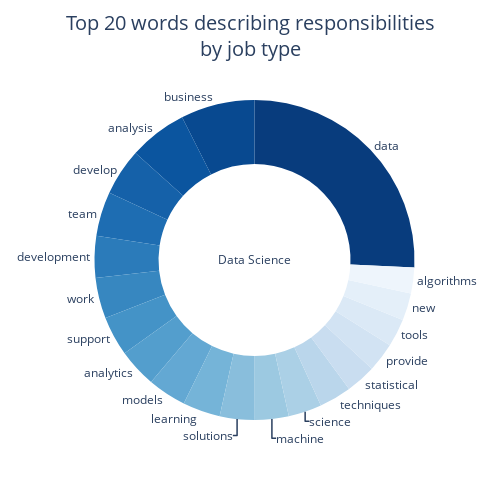

The notebook cell this image was saved under:
### Code cell
# create unique list of job types for dropdown menu
job_types = df_word_count_res['job_type'].unique().tolist()

from plotly.subplots import make_subplots
pal = list(sns.color_palette(palette='Blues_r', n_colors=20).as_hex())

# add the pie chart to the figure
fig = go.Figure(go.Pie(labels=df_word_count_res[df_word_count_res['job_type'] == job_types[1]]['word'],
                     values=df_word_count_res[df_word_count_res['job_type'] == job_types[1]]['frequency'],
                     textposition='outside', 
                     hole=.6,
                     insidetextorientation='auto',
                     hovertemplate='percent=%{percent:.0%}<br>frequency=%{value}',
                     marker=dict(colors=pal),
                     showlegend=False,
                     title='Data Science',
                     texttemplate="%{label}"))

# set the layout options for the entire figure
fig.update_layout(
    title={
        'text': f"Top 20 words describing responsibilities<br>by job type",
        'x': 0.50,
        'y': 0.96,
        'xanchor': 'center',
        'yanchor': 'top',
        'pad': {'r': 10, 't': 10, 'b':80},
        'font': {'size': 20}
    },
    width=500,
    height=500,
    margin=dict(t=100),
)

fig.show()
fig.write_html('../images/donut_chart2.html')

### Figure 1 — Plotly figure (JSON) as saved in the notebook; plotly's stock layout.template omitted (floating-point values rounded to 4 significant figures)
{"data": [{"hole": 0.6, "hovertemplate": "percent=%{percent:.0%}<br>frequency=%{value}", "insidetextorientation": "auto", "labels": ["data", "business", "analysis", "develop", "team", "development", "work", "support", "analytics", "models", "learning", "solutions", "machine", "science", "techniques", "statistical", "provide", "tools", "new", "algorithms"], "marker": {"colors": ["#083c7d", "#084990", "#0b559f", "#1561a9", "#1e6db2", "#2b7bba", "#3787c0", "#4493c7", "#539ecd", "#63a8d3", "#75b4d8", "#89bedc", "#9cc9e1", "#abd0e6", "#bad6eb", "#c9ddf0", "#d2e3f3", "#dbe9f6", "#e4eff9", "#eef5fc"]}, "showlegend": false, "textposition": "outside", "texttemplate": "%{label}", "title": {"text": "Data Science"}, "type": "pie", "values": [482, 140, 110, 89, 84, 79, 77, 75, 73, 73, 71, 66, 64, 63, 61, 57, 55, 53, 52, 49]}], "layout": {"height": 500, "margin": {"t": 100}, "title": {"font": {"size": 20}, "pad": {"b": 80, "r": 10, "t": 10}, "text": "Top 20 words describing responsibilities<br>by job type", "x": 0.5, "xanchor": "center", "y": 0.96, "yanchor": "top"}, "width": 500}}
